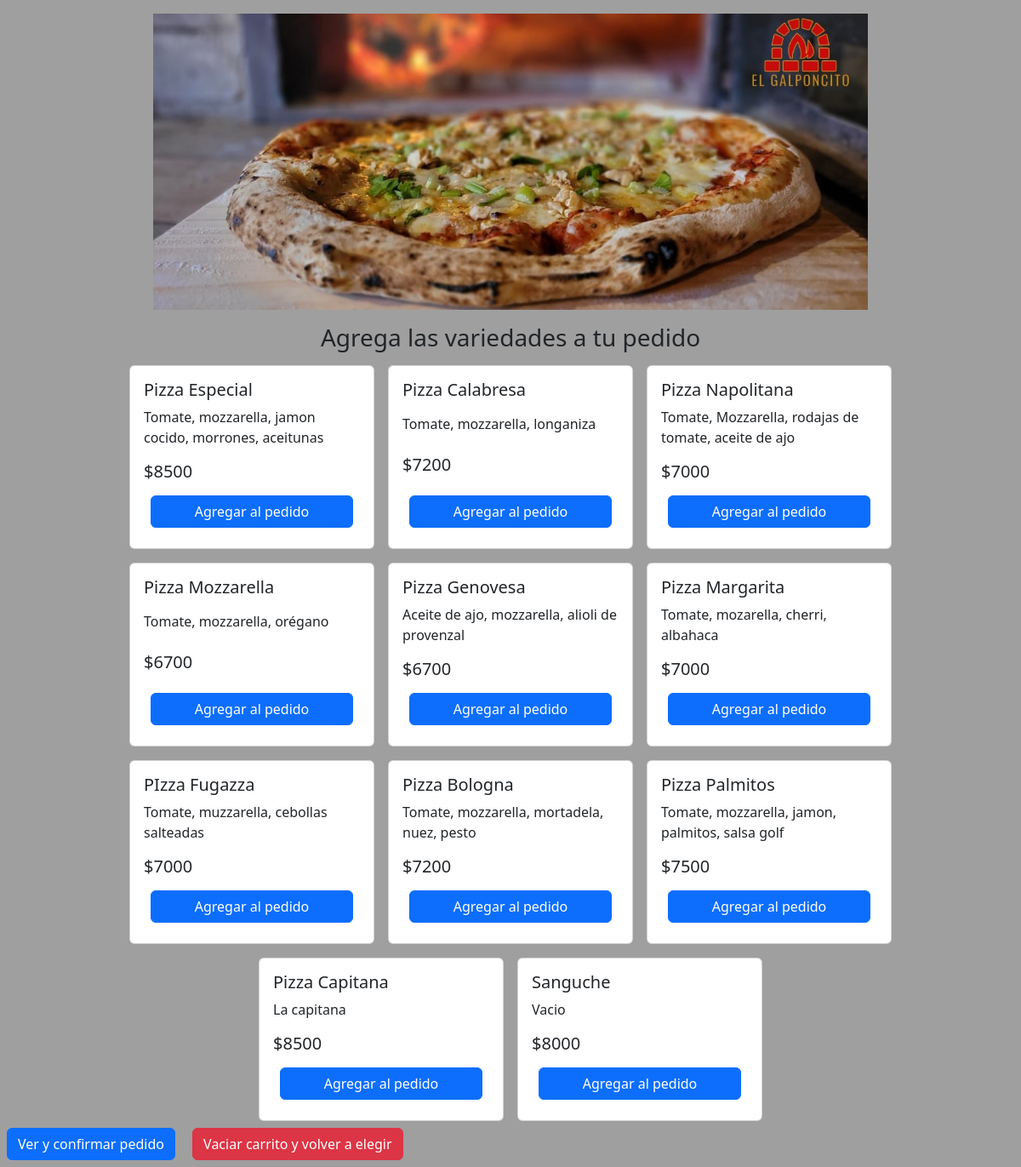
The page / on the database its author committed.
### productos/models.py (models this page shows, shortened)
class Producto(models.Model):
    nombre = models.CharField(max_length=75)
    descripcion = models.CharField(max_length=200)
    precio = models.IntegerField()
    disponible = models.BooleanField()
    masasxunidad = models.DecimalField(decimal_places=1, max_digits=4)

### cliente/views.py (the view)
# urls.py: path('', views.cliente, name='Cliente'),
def cliente(request):
    productos = Producto.objects.all()
    return render(request, 'cliente/cliente.html', {'productos': productos})

### templates/cliente/cliente.html (shortened to what this page needs)
<!DOCTYPE html>
<html lang="en">
<head>
    {% load static %}
    <link href="https://cdn.jsdelivr.net/npm/bootstrap@5.3.3/dist/css/bootstrap.min.css" rel="stylesheet">
    <link rel="stylesheet" type="text/css" href={% static "css/cliente_styles.css" %} />
</head>
<body>
    <header class="text-center my-3">
        <img src={% static 'img/logo.jpg' %} class="img-fluid" alt="Logo de la Pizzería">
        <h3>Agrega las variedades a tu pedido</h3>
    </header>
    <div id="productos">
        {% for producto in productos %}
        <div class="card" style="width: 18rem;">
            <div class="card-body">
                <h5 class="card-title">{{ producto.nombre }}</h5>
                <p class="card-text">{{ producto.descripcion }}</p>
                <h5 class="card-text">${{ producto.precio }} </h5>
                <button class="btn btn-primary" onclick="agregarProducto('{{ producto.id }}', '{{ producto.nombre }}', '{{ producto.precio }}')">Agregar al pedido</button>
            </div>
        </div>
        {% endfor %}
    </div>
    <div>
    <a class="btn btn-primary" href="form_cliente/">Ver y confirmar pedido</a>
    <a class="btn btn-danger" onclick='vaciarCarrito()'>Vaciar carrito y volver a elegir</a>
    </div>
</body>
</html>

### static/css/cliente_styles.css (style rules this page uses)
body { background: rgb(159, 159, 159); }
header img { width: 70%; height: auto; max-height: 350px; object-fit: fill; }
header h3 { margin-top: 1rem; margin-bottom: 1rem; }
#productos { padding-left: 8px; padding-right: 8px; display: flex; flex-wrap: wrap; gap: 1rem; justify-content: center; }
.card-body { display: flex; flex-direction: column; justify-content: space-between; height: 100%; }
.btn { margin: 8px; }

### rows shown on the page
Producto: nombre "Pizza Especial", descripcion "Tomate, mozzarella, jamon cocido, morrones, aceitunas", precio "8500"
Producto: nombre "Pizza Calabresa", descripcion "Tomate, mozzarella, longaniza", precio "7200"
Producto: nombre "Pizza Napolitana", descripcion "Tomate, Mozzarella, rodajas de tomate, aceite de ajo", precio "7000"
Producto: nombre "Pizza Mozzarella", descripcion "Tomate, mozzarella, orégano", precio "6700"
Producto: nombre "Pizza Genovesa", descripcion "Aceite de ajo, mozzarella, alioli de provenzal", precio "6700"
Producto: nombre "Pizza Margarita", descripcion "Tomate, mozarella, cherri, albahaca", precio "7000"
Producto: nombre "PIzza Fugazza", descripcion "Tomate, muzzarella, cebollas salteadas", precio "7000"
Producto: nombre "Pizza Bologna", descripcion "Tomate, mozzarella, mortadela, nuez, pesto", precio "7200"
Producto: nombre "Pizza Palmitos", descripcion "Tomate, mozzarella, jamon, palmitos, salsa golf", precio "7500"
Producto: nombre "Pizza Capitana", descripcion "La capitana", precio "8500"
Producto: nombre "Sanguche", descripcion "Vacio", precio "8000"
